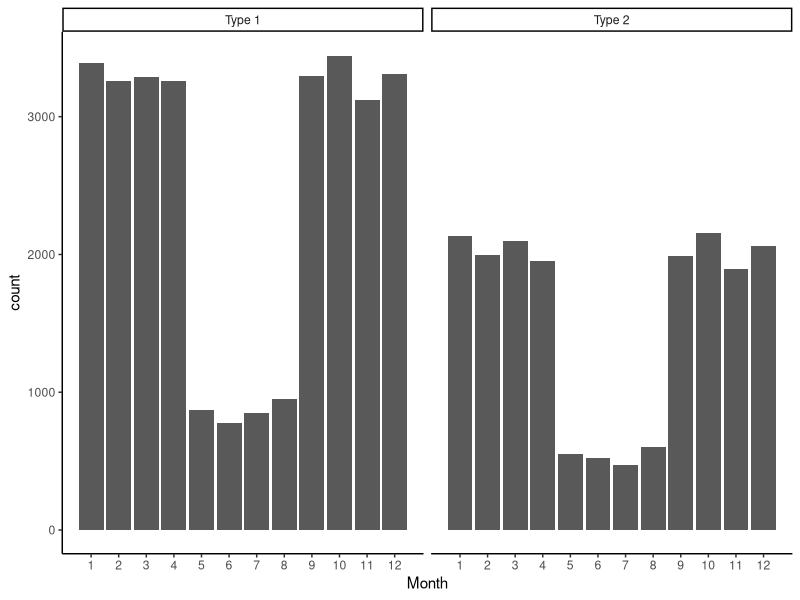
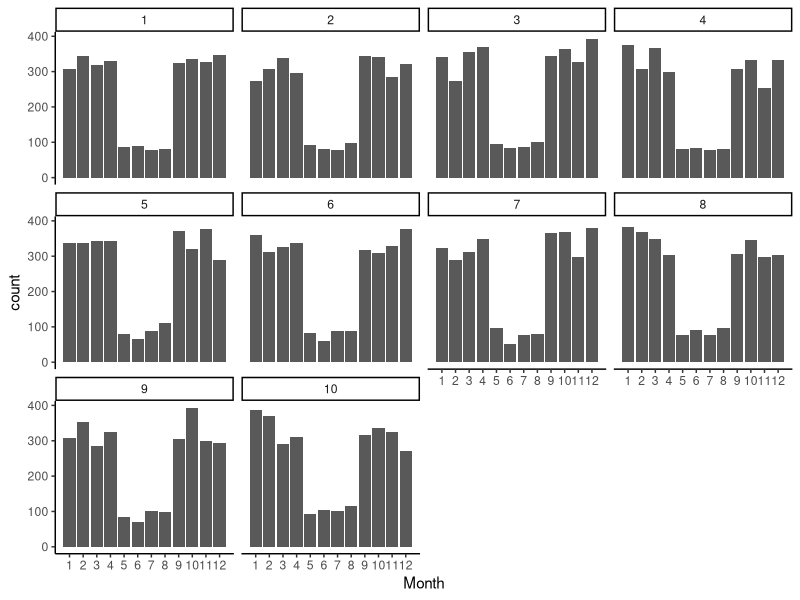
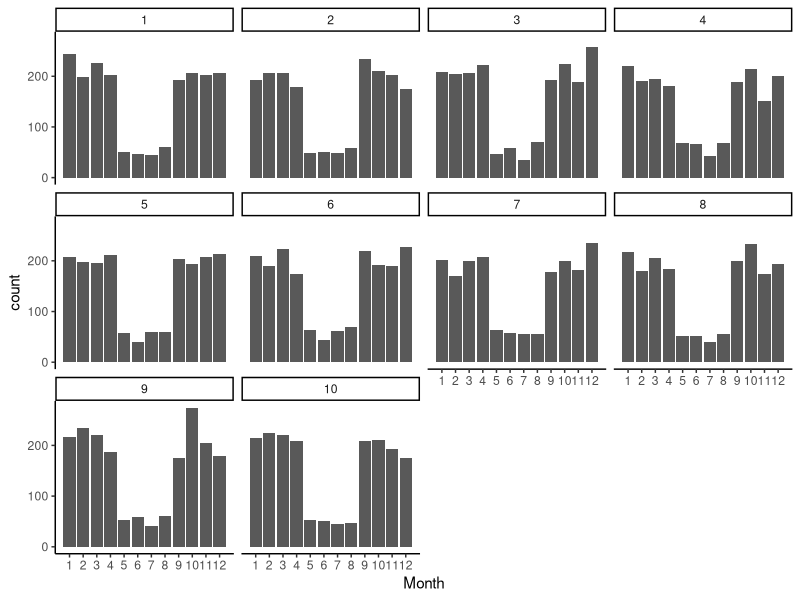
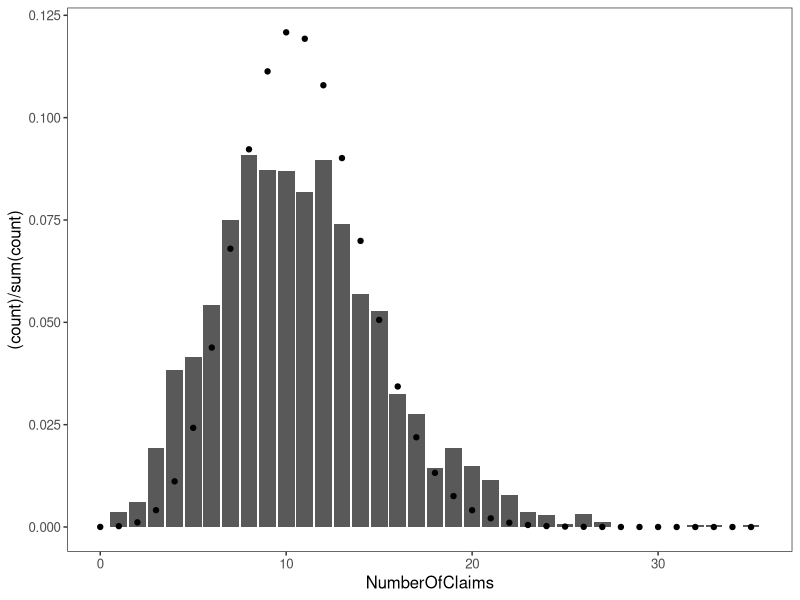
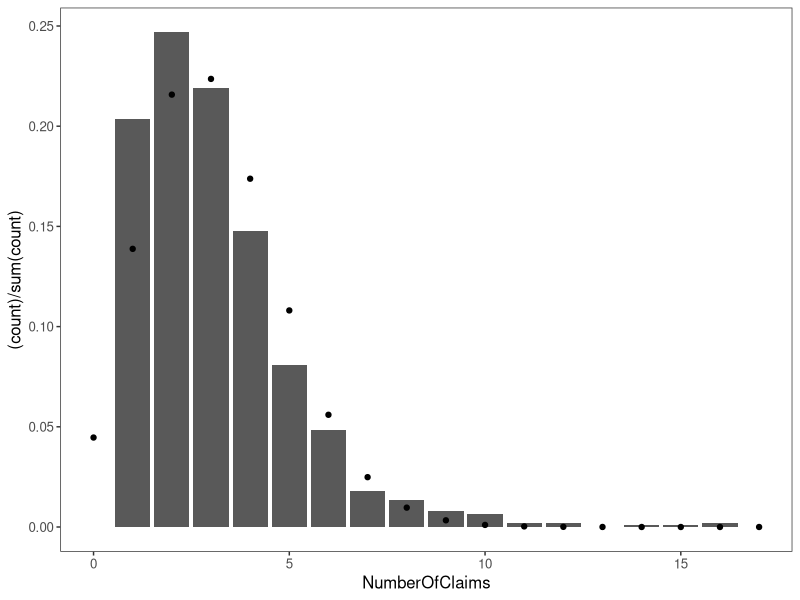
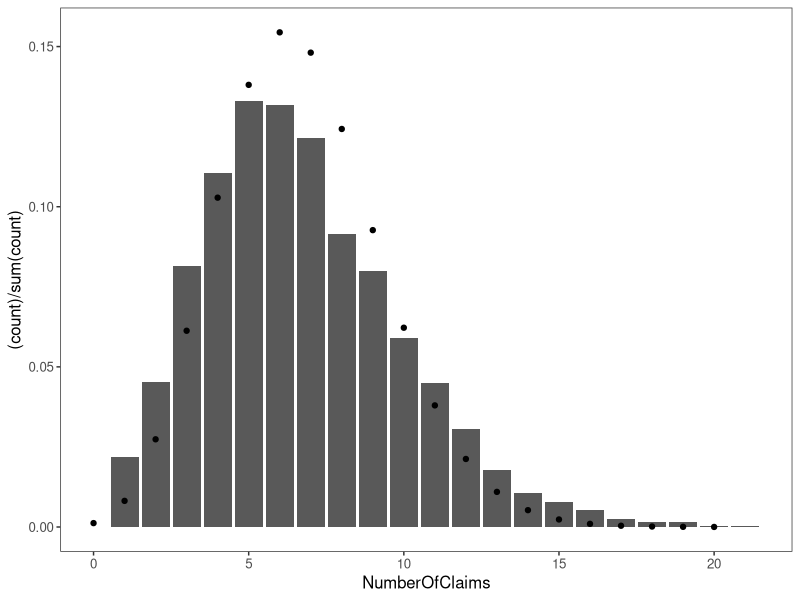
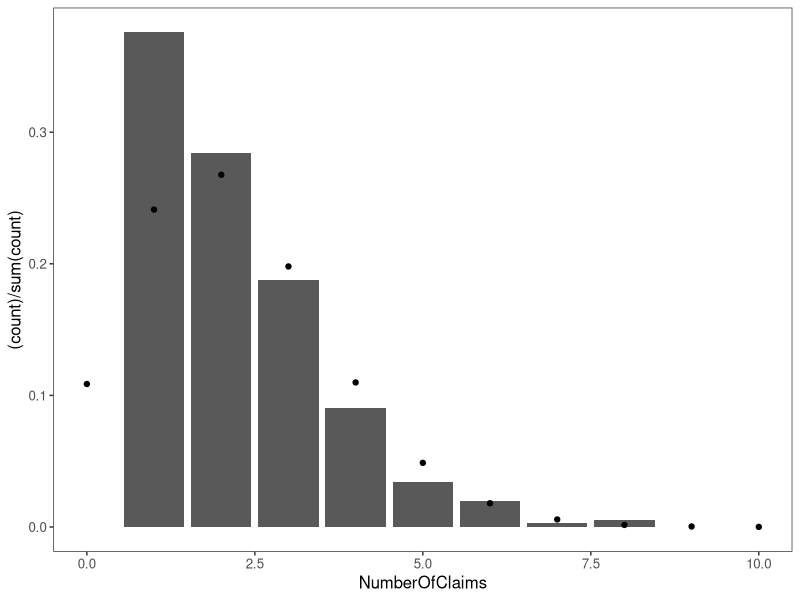
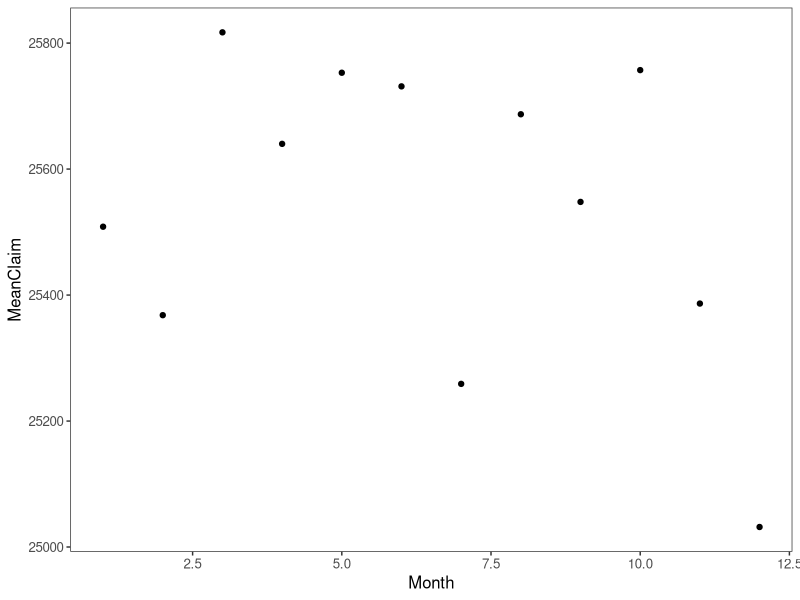

R code for these plots, in order:
## ---- chunk 1
library(tidyverse)
library(knitr)

#standard theme
#theme_set(theme_gray())

### Use this to make it look like base R
theme_set(theme_bw())
theme_update(text = element_text(size=12),
panel.grid.major = element_blank(),
panel.grid.minor = element_blank(),
strip.background = element_blank()
)

data <- read.delim2("Projekt1_Grupp9.txt", sep = ";")

type1Data <- data %>% filter(ClaimType == 1)

type2Data <- data %>% filter(ClaimType == 2)

## ---- chunk 2

data <- data %>% 
  mutate(Year = floor((.$ClaimDay-1)/(365)) + 1) %>% 
  mutate(ClaimDay = (ClaimDay-1) %% 365 + 1) %>% 
  mutate(Month = floor((.$ClaimDay-1)/(365/12)) + 1) 
data %>% tail()
#We can see seasonal effects
data %>% 
  ggplot(aes(Month)) +
  geom_bar() +
  scale_x_continuous(breaks=c(1:12)) +
  theme_classic() +
  facet_wrap(~ ClaimType, 
             labeller = labeller(ClaimType = c("1" = "Type 1", "2" = "Type 2")))
## ---- chunk 3
#No effect over year for each claim type
data %>% 
  filter(ClaimType == 1) %>% 
  ggplot(aes(Month)) +
  geom_bar() +
  scale_x_continuous(breaks=c(1:12)) +
  theme_classic() +
  facet_wrap(~ Year, 
             labeller = labeller(ClaimType = c("1" = "Type 1", "2" = "Type 2")))

data %>% 
  filter(ClaimType == 2) %>% 
  ggplot(aes(Month)) +
  geom_bar() +
  scale_x_continuous(breaks=c(1:12)) +
  theme_classic() +
  facet_wrap(~ Year, 
             labeller = labeller(ClaimType = c("1" = "Type 1", "2" = "Type 2")))


#Add season, 2=summer, 1=else
data <- data %>% mutate(Season = ifelse(Month %in% 5:8, 2, 1))

aggregatedData <- data %>% group_by(ClaimType, ClaimDay, Month, Year, Season) %>% 
  summarise(NumberOfClaims=n(), AggregatedCost = sum(ClaimCost))

#Distribution of NumberOfClaims and fitted poisson as points
estimatedLambda <- (aggregatedData %>% 
  group_by(ClaimType, Season) %>% 
  summarize(lambda = mean(NumberOfClaims)))$lambda


aggregatedData %>% 
  filter(ClaimType == 1) %>% 
  filter(Season == 1) %>% 
  ggplot() +
  geom_bar(aes(x=NumberOfClaims, y = (..count..)/sum(..count..))) +
  geom_point(data = data.frame(x=c(0:35)), aes(x=x, y=dpois(x, estimatedLambda[1])))

aggregatedData %>% 
  filter(ClaimType == 1) %>% 
  filter(Season == 2) %>% 
  ggplot() +
  geom_bar(aes(x=NumberOfClaims, y = (..count..)/sum(..count..))) +
  geom_point(data = data.frame(x=c(0:17)), aes(x=x, y=dpois(x, estimatedLambda[2])))

aggregatedData %>% 
  filter(ClaimType == 2) %>% 
  filter(Season == 1) %>% 
  ggplot() +
  geom_bar(aes(x=NumberOfClaims, y = (..count..)/sum(..count..))) +
  geom_point(data = data.frame(x=c(0:20)), aes(x=x, y=dpois(x, estimatedLambda[3])))

aggregatedData %>% 
  filter(ClaimType == 2) %>% 
  filter(Season == 2) %>% 
  ggplot() +
  geom_bar(aes(x=NumberOfClaims, y = (..count..)/sum(..count..))) +
  geom_point(data = data.frame(x=c(0:10)), aes(x=x, y=dpois(x, estimatedLambda[4])))
## ---- chunk 4

data %>% 
  group_by(ClaimType, Month)  %>% 
  summarize(MeanClaim = mean(ClaimCost)) %>% 
  filter(ClaimType == 1) %>% 
  ggplot(aes(x = Month, y = MeanClaim)) +
    geom_point()

data %>% 
  group_by(ClaimType, Month)  %>% 
  summarize(MeanClaim = mean(ClaimCost)) %>% 
  filter(ClaimType == 2) %>% 
  ggplot(aes(x = Month, y = MeanClaim)) +
    geom_point()

## ---- chunk 5
#MeanClaim per day over time, ClaimType 1
data %>% 
  group_by(ClaimType, Year, ClaimDay)  %>% 
  summarize(MeanClaim = mean(ClaimCost)) %>% 
  filter(ClaimType == 1) %>% 
  ggplot(aes(x = ClaimDay, y = MeanClaim)) +
    geom_point()

#MeanClaim per day over time, ClaimType 2
data %>% 
  group_by(ClaimType, Year, ClaimDay)  %>% 
  summarize(MeanClaim = mean(ClaimCost)) %>% 
  filter(ClaimType == 2) %>% 
  ggplot(aes(x = ClaimDay, y = MeanClaim)) +
    geom_point()

#MeanClaim per season for each ClaimTpe
data %>% 
  group_by(ClaimType, Season)  %>% 
  summarize(MeanClaim = mean(ClaimCost)) %>% 
  ggplot(aes(x = Season, y = MeanClaim, fill=ClaimType %>% as.factor())) +
    scale_fill_discrete(name = "Claimtype") +
    geom_col()
## ---- chunk 6

t1Counts <- type1Data %>% 
  group_by(ClaimDay) %>% 
  summarize(Counts = n())

t2Counts <- type2Data %>% 
  group_by(ClaimDay) %>% 
  summarize(Counts = n()) 

aggClaims <- inner_join(t1Counts, t2Counts, by = "ClaimDay")

plot(aggClaims$Counts.x, aggClaims$Counts.y)

cor(aggClaims$Counts.x, aggClaims$Counts.y)

#There does seem to be daily correlation in the number of claims which we obviously have to deal with in one way or another

